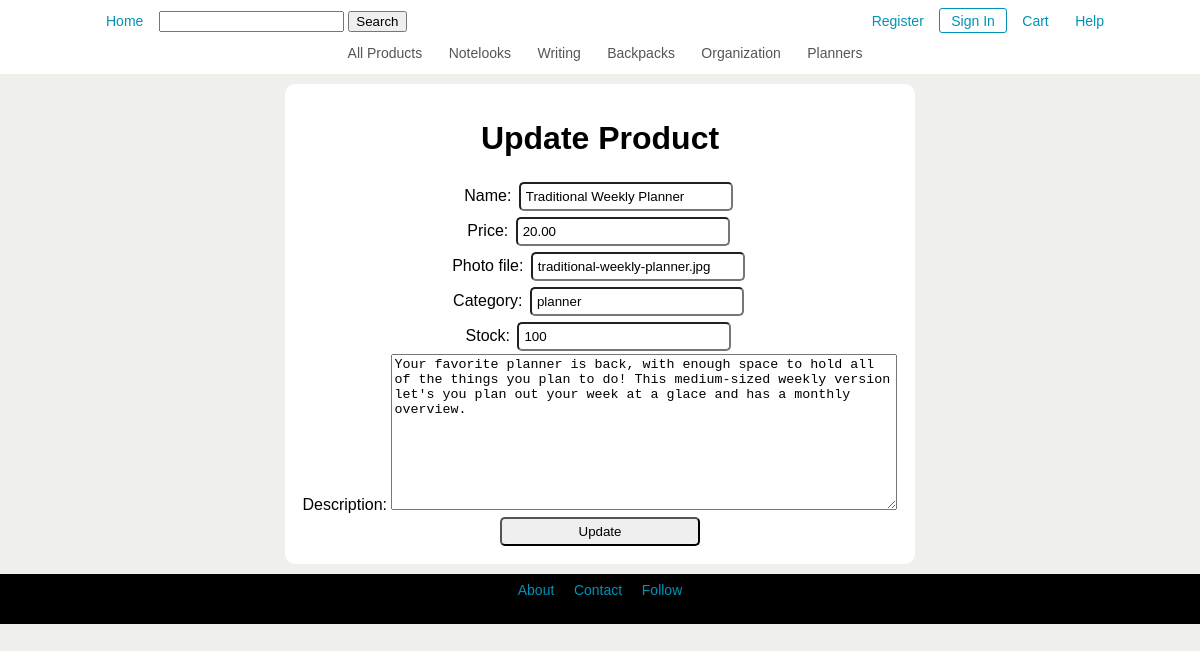
The page /findProductUpdate.php?productid=1000000 on the database its author committed.
### tables this page shows
CREATE TABLE PRODUCTS (ProductID INTEGER(7) NOT NULL AUTO_INCREMENT, Name CHAR(40), Price NUMERIC(7,2), Category CHAR(20),PhotoReference VARCHAR(1000), Description VARCHAR(1000), Stock INT(3), PRIMARY KEY (ProductID));

### findProductUpdate.php (the view, shortened to what this page needs)
<!DOCTYPE html>
<html xmlns="http://www.w3.org/1999/xhtml" xml:lang="en" />
<head>
	<link type="text/css" rel="stylesheet" href="style.css" />
	<link rel="stylesheet" type="text/css" href="form-style.css">
</head>
<body>
	<header>
		<nav>
			<div id="general-nav">
				<ul>
					<div id="float-left">
						<form action="search.php" method="get" onsubmit="return checkSearch(this)" name="search-box">
							<li><a href="index.php">Home</a></li>
							<div class="search-box">
								<input type="text" id="searchtext" name="searchtext" value="<?php echo $_SESSION['prevsearch'];?>" />
								<input type="submit" id="submit" value="Search" name="searchbutton" />
							</div>
						</form>
					</div>
					<div id="float-right">
						<li><a href="register.php">Register</a></li>
						<li id="sign-in"><a href="login.php">Sign In</a></li>
						<li><a href="cart.php">Cart</a></li>
						<li><a href="help.php">Help</a></li>
					</div>
				</ul>
			</div>
			<div id="product-nav">
				<ul>
					<li><a href="search.php?searchtext=&searchbutton=Search">All Products</a></li>
					<li><a href="search.php?searchtext=notelook">Notelooks</a></li>
					<li><a href="search.php?searchtext=writing">Writing</a></li>
					<li><a href="search.php?searchtext=bag">Backpacks</a></li>
					<li><a href="search.php?searchtext=organization">Organization</a></li>
					<li><a href="search.php?searchtext=planner">Planners</a></li>
				</ul>
			</div>
		</nav>
	</header>
	<div id="content">
		<?php
			$productid = $_GET['productid'];
		    $query = "SELECT * FROM PRODUCTS WHERE ProductID='".$productid."';";
		    $result = mysql_query($query);
		    if (mysql_num_rows($result) == 0) {
		    	print "Product does not exist in database.";
		    } else {
				print "<div class=\"form-box\">";
				while ($row = mysql_fetch_array($result)) {
					print "<h1>Update Product</h1>
					<form id=\"updateproduct\" action=\"updateThisProduct.php\" method=\"post\" onsubmit=\"return checkAddProduct(this)\" >
						Name: <input type=\"text\" value=\"".$row['Name']."\" name=\"name\" id=\"name\" /><br />
						Price: <input type=\"text\" value=\"".$row['Price']."\" name=\"price\" id=\"price\" /><br />
						Photo file: <input type=\"text\" value=\"".substr($row['PhotoReference'], strpos($row['PhotoReference'], "/"))."\" name=\"photoref\" id=\"photoref\" /><br />
						Category: <input type=\"text\" value=\"".$row['Category']."\" name=\"category\" id=\"category\" /><br />
						Stock: <input type=\"text\" value=\"".$row['Stock']."\" name=\"stock\" id=\"stock\" /><br />
						Description: <textarea name=\"description\" id=\"description\">".$row['Description']."</textarea><br />
						<input type=\"hidden\" value=\"".$row['ProductID']."\" name=\"productid\" id=\"productid\" />
						<input type=\"submit\" value=\"Update\" />
					</form>";
				}
			}
		?>
	</div>
	<footer>
		<ul>
			<li><a href="about.php">About</a></li>
			<li><a href="contact.php">Contact</a></li>
			<li><a href="http://practicalstudent.tumblr.com/">Follow</a></li>
		</ul>
	</footer>
</body>
</html>

### style.css (style rules this page uses)
body { font-family: "Arial", "Helvetica", sans-serif; font-size: 14; text-align: center; padding: 0; background-color: #EFEFEB; margin: 0px; }
a { color: #0192B5; text-decoration: none; }
nav { margin: 0; padding: 5px; background-color: #FFF; text-align: center; width: 100%; }
nav ul { list-style-type: none; margin: 0 auto; padding: 0; width: 85%; }
nav li { display: inline; text-align: center; padding: 3px; }
nav a { text-decoration: none; color: #555; display: inline-block; padding: 8px; font-size: 14px; }
#float-left { float: left; }
#float-left form { margin: 0; padding: 0; }
#float-right { float: right; }
#general-nav a { font-size: 16; color: #0192B5; }
.search-box { display: inline; }
#product-nav ul { clear: both; }
#sign-in { border: 1px solid #0192B5; border-radius: 3px; }
div { display: block; }
footer { clear: both; margin: 0; padding: 0; text-align: center; font-size: 13px; background-color: #000; height: 50px; }
footer ul { list-style-type: none; margin: 0 auto; padding: 0; }
footer li { display: inline; text-align: center; }
footer a { text-decoration: none; color: #0192B5; display: inline-block; padding: 8px; font-size: 14px; }

### form-style.css (style rules this page uses)
.form-box { clear: both; height: 100%; width: 50%; position: relative; text-align: center; margin: 10px auto; padding: 15px; background-color: #FFF; border-radius: 10px; }
.form-box form { margin: 0 auto; padding: 0; }
.form-box form input { padding: 5px; margin: 3px; width: 200px; border-radius: 5px; }
.form-box textarea { width: 500px; height: 150px; }

### rows shown on the page
products: name "Traditional Weekly Planner", price "20.00", photoref "traditional-weekly-planner.jpg", category "planner", stock "100", description "Your favorite planner is back, with enough space to hold all of the things you plan to do! This medium-sized weekly version let's you plan out your week at a glace and has a monthly overview."
